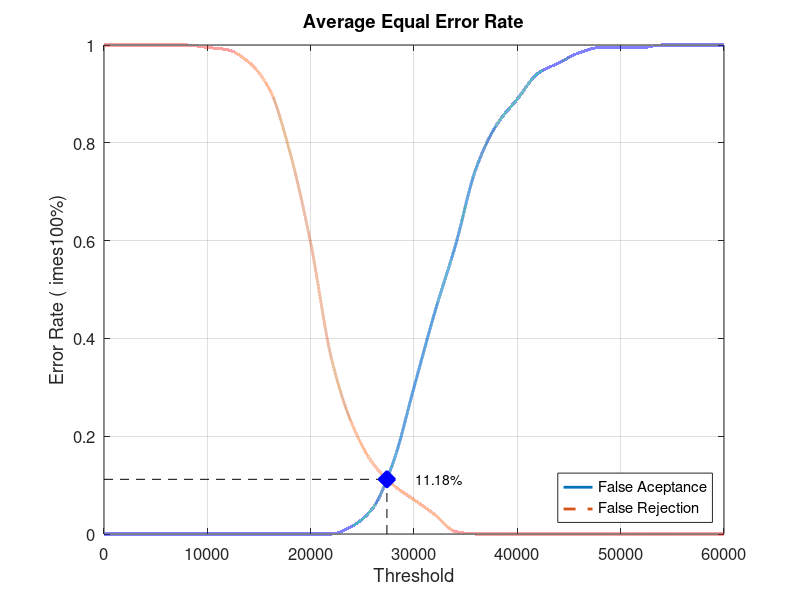
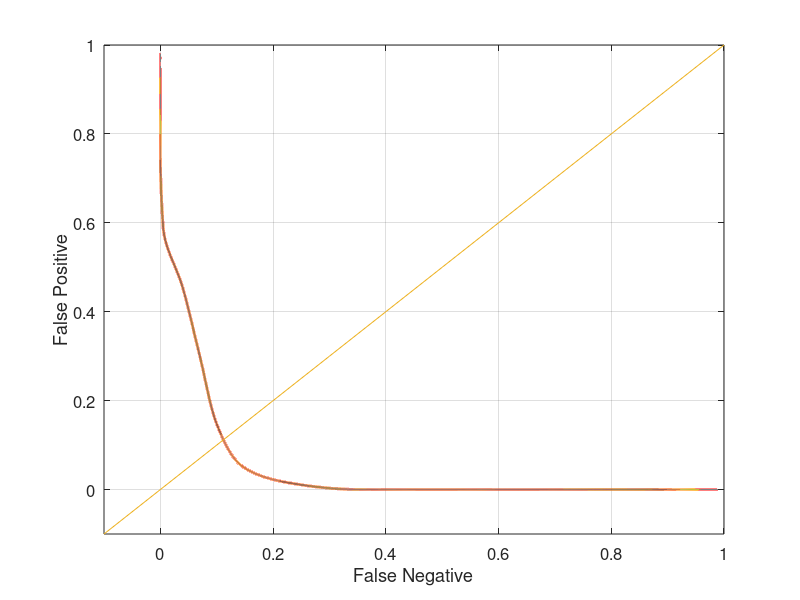

Write the MATLAB code that produced these figures, in order.
close all;
clear;
clc;
x = 0:2000:60000;
xq = 0:0.5:60000;

y0 = [0 0 0 0 0 0 0 0 0 0 0 0 0.0157895 0.0526316 0.147368 0.3 0.452632 0.589474 0.747368 0.836842 0.889474 0.942105 0.963158 0.984211 0.994737 0.994737 0.994737 1 1 1 1]
yy0 = interp1(x, y0, xq, 'pchip');
y1 = [1 1 1 1 1 0.995 0.99 0.965 0.91 0.78 0.595 0.36 0.225 0.145 0.1 0.07 0.04 0.005 0 0 0 0 0 0 0 0 0 0 0 0 0]
yy1 = interp1(x, y1, xq, 'pchip');

% Calculating EER: 
y2 = abs(y0 - y1);
find(y2 == min(y2))
yy2 = abs(yy0 - yy1);
xEER = find(yy2 == min(yy2));
xEERIndex = xq(xEER) % X-axis EER
yEER = yy0(xEER) % Y-axis EER

main = figure
plot(xq, yy0,'-','LineWidth', 2);	hold on
plot(xq, yy1,'--','LineWidth', 2);	hold on
plot([xEERIndex xEERIndex], [0 yEER], 'k--');	hold on
plot([0 xEERIndex], [yEER yEER], 'k--');	hold on
plot(xEERIndex, yEER, 'bx', 'LineWidth', 10);	hold on
text(xEERIndex + 10 * xEERIndex / 100, yEER, [num2str(round((10000 * yEER)) / 100) '%'])
legend('False Aceptance', 'False Rejection', 'Location', 'SouthEast')
xlabel('Threshold')
ylabel('Error Rate (	imes100%)')
title('Average Equal Error Rate')
set(gca, 'FontSize', 12)
axis([0 60000 0 1])
grid on

print(main, 'Database5_2Main', '-dpng');
FNRxFPR = figure('Color', [1 1 1]);
plot(yy1, yy0, '-', yy1, yy0, 'LineWidth', 2);
hold on
y = -0.1:0.1:1
plot(y, y); 
set(gca, 'FontSize', 12)
xlabel('False Negative')
ylabel('False Positive')
axis([-0.1 1 -0.1 1])
set(gca, 'FontSize', 12)
grid on

print(FNRxFPR, 'Database5_2FNRxFPR','-dpng');
